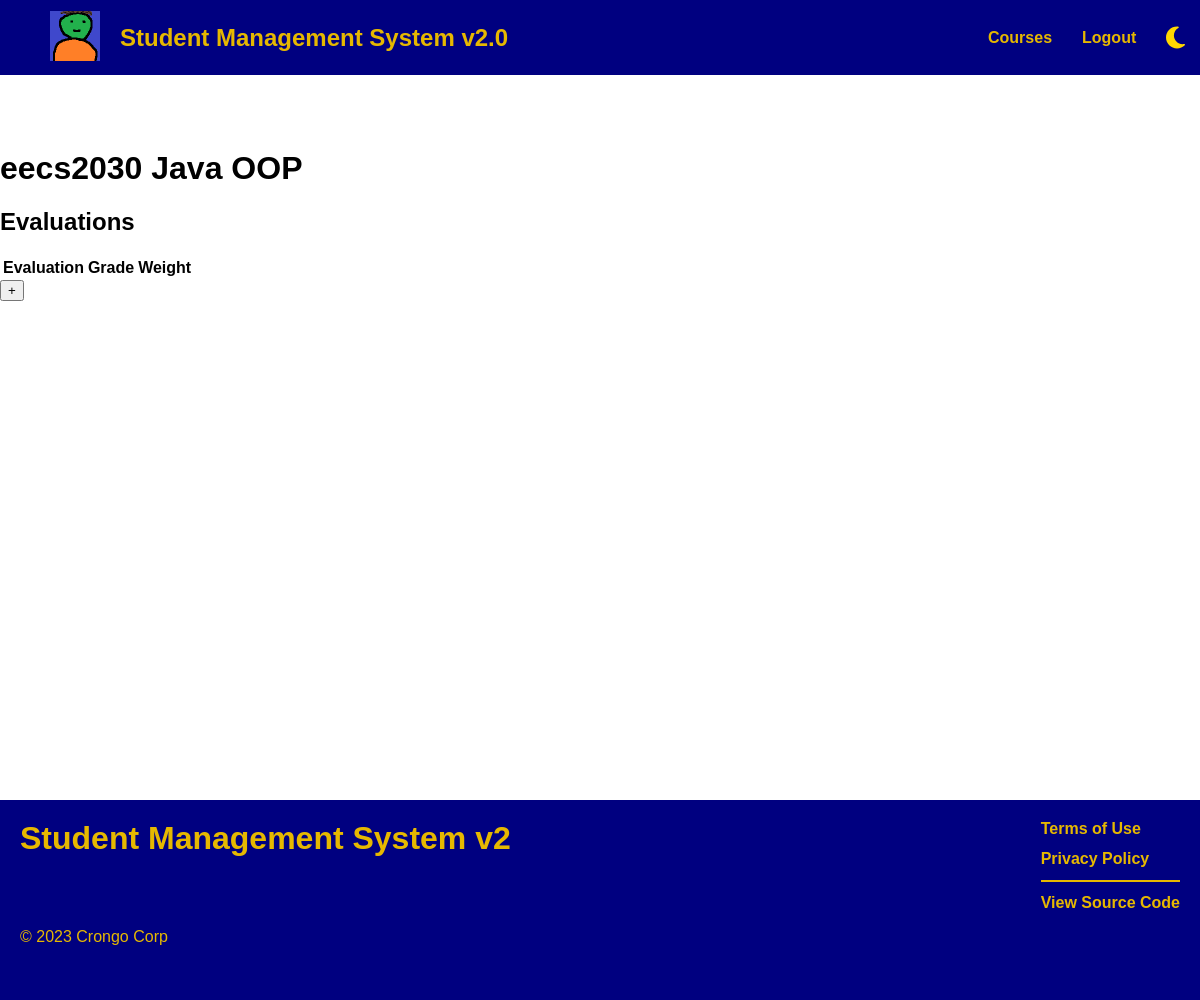
Page /course/2 (signed in) on the earlier database version.
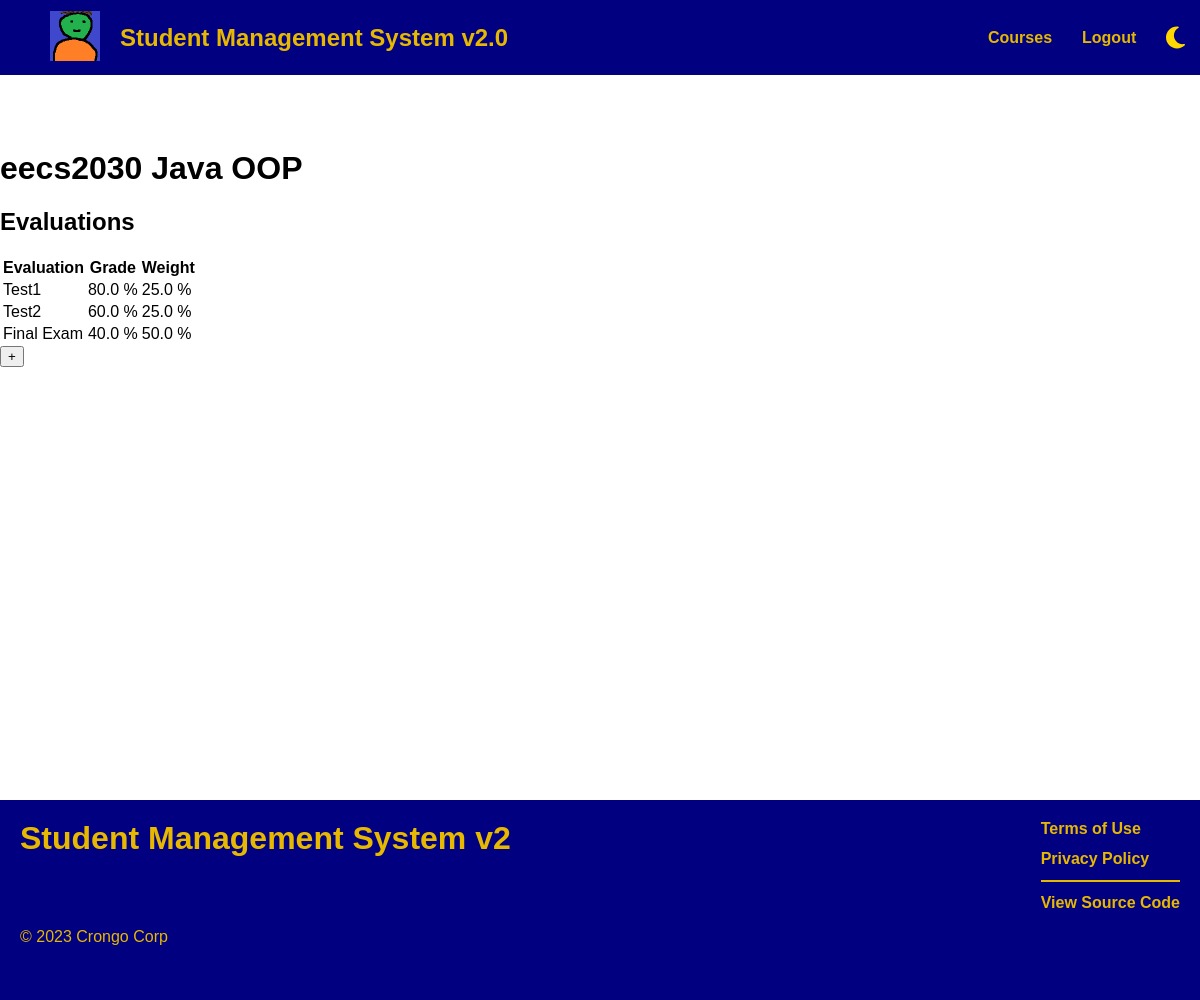
Same page on the later database version.
### backend/models.py (models this page shows, shortened)
class Course(db.Model):
    _id = db.Column("id", db.Integer, primary_key = True)
    code = db.Column(db.String(100), nullable = False)
    name =  db.Column(db.String(100), nullable = False)
    studentId = db.Column(db.Integer, db.ForeignKey("student.id"), nullable = False)
    gradePoint = db.Column(db.Float)
    trashed = db.Column(db.Boolean, default = False, nullable = False)
    def getCourseById(id):
        return Course.query.filter_by(_id = id, trashed = False).first()

class Evaluation(db.Model):
    _id = db.Column("id", db.Integer, primary_key = True)
    name =  db.Column(db.String(100), nullable = False)
    grade = db.Column(db.Float)
    weight = db.Column(db.Float, nullable = False)
    courseId = db.Column(db.Integer, nullable = False)
    def getEvaluations(course_id):
        return Evaluation.query.filter_by(courseId = course_id).all()

### backend/controllers.py (the view)
@app.route("/course/<id>", methods = ["GET"])
def course_get_by_id(id):
    course = Course.getCourseById(id)
    evaluations = Evaluation.getEvaluations(course._id)
    if (len(evaluations) > 0):
        return render_template(
            'course.html',
            course = course,
            student = session["NAME"],
            evaluations = evaluations
        )
    else:
        return render_template (
            'course.html',
            course = course,
            student = session["NAME"]
        )

### backend/__init__.py (called while the page is built)
@app.context_processor
def template_inject():
    return { "year": datetime.utcnow().year }

### frontend/templates/course.html (shortened to what this page needs)
{% extends 'page_template.html' %}
{% block content %}
    <h1><b>{{course.code}}</b> {{course.name}}</h1>
    <h2>Evaluations</h2>
        <div>
            <table id="evaluations-table">
                <tr>
                    <th>Evaluation</th>
                    <th>Grade</th>
                    <th>Weight</th>
                </tr>
                {% for evaluation in evaluations %}
                    <tr>
                        <td>{{ evaluation.name }}</td>
                        <td>{{ evaluation.grade * 100 }} %</td>
                        <td>{{ evaluation.weight * 100 }} %</td>
                    </tr>
                {% endfor %}
            </table>
            <button id="show-evaluation-button" onclick="showEvaluationInputRow()">+</button>
        </div>
{% endblock %}

### frontend/templates/page_template.html (shortened to what this page needs)
<!DOCTYPE html>
<html>
    <head>
        <link rel="stylesheet" type="text/css" href="/static/css/styles.css">
    </head>
    <body onload="loadTheme()">
        <nav id="top-navbar">
            <div id="top-navbar-logo">
                <a href="/">
                    <img src="/static/images/logo.png">
                </a>
                <a href="/">
                    <p>Student Management System v2.0</p>
                </a>
            </div>
                <ul id="top-navbar-links">
                    {% if student is defined %}
                        <li>
                            <a href="/course">Courses</a>
                        </li>
                        <li>
                            <a href="/logout">Logout</a>
                        </li>
                    {% endif %}
                    <li onclick="toggleTheme()">
                        <span>
                            <img id="toggleThemeImg" height="25px">
                        </span>
                    </li>
                </ul>
        </nav>
        <div id="main-content">
            {% block content %}{% endblock content %}
        </div>
        <div id="footer">
            <div>
                <a href="/">Student Management System v2</a>
                <ul>
                    <li>
                        <a href="/">Terms of Use</a>
                    </li>
                    <li>
                        <a href="/">Privacy Policy</a>
                    </li>
                    <li>
                        <a href="https://github.com/luk-ryan/StudentManagementSystemV2" target="_blank">View Source Code</a>
                    </li>
                </ul>
            </div>
            <p>&copy; {{ year }} Crongo Corp</p>
        </div>
    </body>
</html>

### frontend/static/css/styles.css (style rules this page uses)
:root { --heading-font-family: sans-serif; --paragraph-font-family: sans-serif; --title-font-size: 3em; --heading-font-size: 2em; --subheading-font-size: 1.5em; --paragraph-font-size: 1em; }
:root { --light-theme-main-color: navy; --light-theme-accent-color: #e6b800; --light-theme-text-color: #000; --light-theme-background-color: #fff; --light-theme-success-color: lightgreen; --light-theme-success-color-border: #116e11; --light-theme-info-color: lightskyblue; --light-theme-info-color-border: #054d7a; --light-theme-warning-color: lightyellow; --light-theme-warning-color-border: #808000; --light-theme-error-color: lightpink; --light-theme-error-color-border: #800013; }
:root { --dark-theme-main-color: navy; --dark-theme-accent-color: gold; --dark-theme-text-color: #fff; --dark-theme-background-color: rgb(69, 69, 75); --dark-theme-success-color: lightgreen; --dark-theme-success-color-border: #116e11; --dark-theme-info-color: lightskyblue; --dark-theme-info-color-border: #054d7a; --dark-theme-warning-color: lightyellow; --dark-theme-warning-color-border: #808000; --dark-theme-error-color: lightpink; --dark-theme-error-color-border: #800013; }
:root, :root.light-theme { --main-color: var(--light-theme-main-color); --accent-color: var(--light-theme-accent-color); --text-color: var(--light-theme-text-color); --background-color: var(--light-theme-background-color); --success-color: var(--light-theme-success-color); --success-color-border: var(--light-theme-success-color-border); --info-color: var(--light-theme-info-color); --info-color-border: var(--light-theme-info-color-border); --warning-color: var(--light-theme-warning-color); --warning-color-border: var(--light-theme-warning-color-border); --error-color: var(--light-theme-error-color); --error-color-border: var(--light-theme-success-error-border); }
* { box-sizing: border-box; }
html { scroll-behavior: smooth; height: 100%; }
body { margin: 0; background-color: var(--background-color); color: var(--text-color); font-family: var(--paragraph-font-family); font-size: var(--paragraph-font-size); height: 100%; }
#main-content { margin-top: 150px; min-height: 100%; margin-bottom: -200px }
#main-content:after { content: ""; display: block; height: 200px; }
#top-navbar { position: fixed; top: 0; left: 0; width: 100%; height: 75px; display: flex; justify-content: space-between; align-items: center; background-color: var(--main-color); }
#top-navbar-logo { display: flex; align-items: center; padding-left: 50px; }
#top-navbar-logo img { height: 50px; margin-right: 20px; }
#top-navbar-logo a { text-decoration: none; }
#top-navbar-logo p { font-family: var(--heading-font-family); font-size: var(--subheading-font-size); font-weight: bold; background-color: var(--main-color); color: var(--accent-color); }
#top-navbar-links { display: flex; list-style-type: none; height: 100%; margin: 0; padding: 0; align-items: stretch; }
#top-navbar-links > li { height: 100%; padding-left: 15px; padding-right: 15px; background-color: var(--main-color); color: var(--accent-color); font-family: var(--heading-font-family); font-size: var(--paragraph-font-size); font-weight: bold; }
#top-navbar-links a, #top-navbar-links span { height: 100%; display: flex; justify-content: center; align-items: center; color: var(--accent-color); text-decoration: none; }
#footer { background-color: var(--main-color); color: var(--accent-color); height: 200px; margin-top: 50px; padding: 20px; padding-bottom: 5px; }
#footer > div { display: flex; justify-content: space-between; align-items: flex-start; }
#footer > div > a { font-size: var(--heading-font-size); color: var(--accent-color); text-decoration: none; font-weight: bold; }
#footer ul { list-style-type: none; margin: 0px; }
#footer li { margin-bottom: 12px; }
#footer li:last-child { padding-top: 12px; border-top: 2px solid var(--accent-color); margin-bottom: 0px; }
#footer ul a { font-size: var(--paragraph-font-size); color: var(--accent-color); font-weight: bold; text-decoration: none; }

Differences in the rows shown:
added Evaluation: name "Test1", evaluation.grade*100 "80.0", evaluation.weight*100 "25.0"
added Evaluation: name "Test2", evaluation.grade*100 "60.0", evaluation.weight*100 "25.0"
added Evaluation: name "Final Exam", evaluation.grade*100 "40.0", evaluation.weight*100 "50.0"
